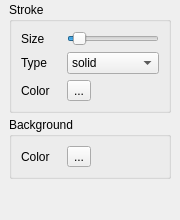
<?xml version="1.0" encoding="UTF-8"?>
<ui version="4.0">
 <class>PropertiesPanel</class>
 <widget class="QDockWidget" name="PropertiesPanel">
  <property name="enabled">
   <bool>true</bool>
  </property>
  <property name="geometry">
   <rect>
    <x>0</x>
    <y>0</y>
    <width>180</width>
    <height>220</height>
   </rect>
  </property>
  <property name="sizePolicy">
   <sizepolicy hsizetype="Preferred" vsizetype="Minimum">
    <horstretch>0</horstretch>
    <verstretch>0</verstretch>
   </sizepolicy>
  </property>
  <property name="minimumSize">
   <size>
    <width>180</width>
    <height>219</height>
   </size>
  </property>
  <property name="features">
   <set>QDockWidget::AllDockWidgetFeatures</set>
  </property>
  <property name="allowedAreas">
   <set>Qt::LeftDockWidgetArea|Qt::RightDockWidgetArea</set>
  </property>
  <property name="windowTitle">
   <string>Properties</string>
  </property>
  <widget class="QWidget" name="dockWidgetContents">
   <layout class="QGridLayout" name="propertiesGridLayout">
    <property name="topMargin">
     <number>2</number>
    </property>
    <property name="bottomMargin">
     <number>1</number>
    </property>
    <property name="verticalSpacing">
     <number>4</number>
    </property>
    <item row="2" column="0">
     <widget class="QGroupBox" name="backgroundProperties">
      <property name="enabled">
       <bool>true</bool>
      </property>
      <property name="title">
       <string>Background</string>
      </property>
      <property name="alignment">
       <set>Qt::AlignLeading|Qt::AlignLeft|Qt::AlignTop</set>
      </property>
      <layout class="QGridLayout" name="backgroundGridLayout">
       <property name="horizontalSpacing">
        <number>17</number>
       </property>
       <property name="verticalSpacing">
        <number>6</number>
       </property>
       <item row="0" column="0">
        <widget class="QLabel" name="backgroundColorLabel">
         <property name="text">
          <string>Color</string>
         </property>
         <property name="buddy">
          <cstring>strokeColorPickerButton</cstring>
         </property>
        </widget>
       </item>
       <item row="0" column="1">
        <widget class="QToolButton" name="backgroundColorPickerButton">
         <property name="text">
          <string>...</string>
         </property>
         <property name="icon">
          <iconset resource="resources.qrc">
           <normaloff>:/icons/colors</normaloff>:/icons/colors</iconset>
         </property>
         <property name="iconSize">
          <size>
           <width>20</width>
           <height>20</height>
          </size>
         </property>
        </widget>
       </item>
       <item row="0" column="2">
        <spacer name="backgroundHorizontalSpacer">
         <property name="orientation">
          <enum>Qt::Horizontal</enum>
         </property>
         <property name="sizeHint" stdset="0">
          <size>
           <width>40</width>
           <height>20</height>
          </size>
         </property>
        </spacer>
       </item>
      </layout>
     </widget>
    </item>
    <item row="1" column="0">
     <widget class="QGroupBox" name="strokeProperties">
      <property name="enabled">
       <bool>true</bool>
      </property>
      <property name="title">
       <string>Stroke</string>
      </property>
      <property name="alignment">
       <set>Qt::AlignLeading|Qt::AlignLeft|Qt::AlignTop</set>
      </property>
      <layout class="QGridLayout" name="strokeGridLayout">
       <property name="horizontalSpacing">
        <number>17</number>
       </property>
       <property name="verticalSpacing">
        <number>6</number>
       </property>
       <item row="0" column="0">
        <widget class="QLabel" name="strokeSizeLabel">
         <property name="text">
          <string>Size</string>
         </property>
         <property name="buddy">
          <cstring>strokeSizeSlider</cstring>
         </property>
        </widget>
       </item>
       <item row="0" column="1">
        <widget class="QSlider" name="strokeSizeSlider">
         <property name="minimum">
          <number>1</number>
         </property>
         <property name="maximum">
          <number>30</number>
         </property>
         <property name="value">
          <number>3</number>
         </property>
         <property name="orientation">
          <enum>Qt::Horizontal</enum>
         </property>
        </widget>
       </item>
       <item row="1" column="0">
        <widget class="QLabel" name="strokeTypeLabel">
         <property name="text">
          <string>Type</string>
         </property>
         <property name="buddy">
          <cstring>strokeTypeComboBox</cstring>
         </property>
        </widget>
       </item>
       <item row="1" column="1">
        <widget class="QComboBox" name="strokeTypeComboBox">
         <item>
          <property name="text">
           <string>solid</string>
          </property>
         </item>
         <item>
          <property name="text">
           <string>dashed</string>
          </property>
         </item>
         <item>
          <property name="text">
           <string>dotted</string>
          </property>
         </item>
        </widget>
       </item>
       <item row="2" column="0">
        <widget class="QLabel" name="strokeColorLabel">
         <property name="text">
          <string>Color</string>
         </property>
         <property name="buddy">
          <cstring>strokeColorPickerButton</cstring>
         </property>
        </widget>
       </item>
       <item row="2" column="1">
        <widget class="QToolButton" name="strokeColorPickerButton">
         <property name="text">
          <string>...</string>
         </property>
         <property name="icon">
          <iconset resource="resources.qrc">
           <normaloff>:/icons/colors</normaloff>:/icons/colors</iconset>
         </property>
         <property name="iconSize">
          <size>
           <width>20</width>
           <height>20</height>
          </size>
         </property>
        </widget>
       </item>
      </layout>
     </widget>
    </item>
    <item row="3" column="0">
     <spacer name="verticalSpacer">
      <property name="orientation">
       <enum>Qt::Vertical</enum>
      </property>
      <property name="sizeType">
       <enum>QSizePolicy::Expanding</enum>
      </property>
      <property name="sizeHint" stdset="0">
       <size>
        <width>7</width>
        <height>0</height>
       </size>
      </property>
     </spacer>
    </item>
   </layout>
  </widget>
 </widget>
 <resources>
  <include location="resources.qrc"/>
 </resources>
 <connections>
  <connection>
   <sender>strokeSizeSlider</sender>
   <signal>valueChanged(int)</signal>
   <receiver>PropertiesPanel</receiver>
   <slot>strokeSizeChanged(int)</slot>
   <hints>
    <hint type="sourcelabel">
     <x>85</x>
     <y>59</y>
    </hint>
    <hint type="destinationlabel">
     <x>109</x>
     <y>14</y>
    </hint>
   </hints>
  </connection>
  <connection>
   <sender>strokeTypeComboBox</sender>
   <signal>currentIndexChanged(int)</signal>
   <receiver>PropertiesPanel</receiver>
   <slot>strokeTypeSelected(int)</slot>
   <hints>
    <hint type="sourcelabel">
     <x>145</x>
     <y>91</y>
    </hint>
    <hint type="destinationlabel">
     <x>74</x>
     <y>5</y>
    </hint>
   </hints>
  </connection>
  <connection>
   <sender>strokeColorPickerButton</sender>
   <signal>pressed()</signal>
   <receiver>PropertiesPanel</receiver>
   <slot>chooseStrokeColor()</slot>
   <hints>
    <hint type="sourcelabel">
     <x>97</x>
     <y>124</y>
    </hint>
    <hint type="destinationlabel">
     <x>85</x>
     <y>9</y>
    </hint>
   </hints>
  </connection>
  <connection>
   <sender>backgroundColorPickerButton</sender>
   <signal>pressed()</signal>
   <receiver>PropertiesPanel</receiver>
   <slot>chooseBackgroundColor()</slot>
   <hints>
    <hint type="sourcelabel">
     <x>91</x>
     <y>191</y>
    </hint>
    <hint type="destinationlabel">
     <x>130</x>
     <y>225</y>
    </hint>
   </hints>
  </connection>
 </connections>
 <slots>
  <slot>strokeSizeChanged(int)</slot>
  <slot>strokeTypeSelected(int)</slot>
  <slot>chooseColor()</slot>
  <slot>chooseBackgroundColor()</slot>
  <slot>chooseStrokeColor()</slot>
 </slots>
</ui>
